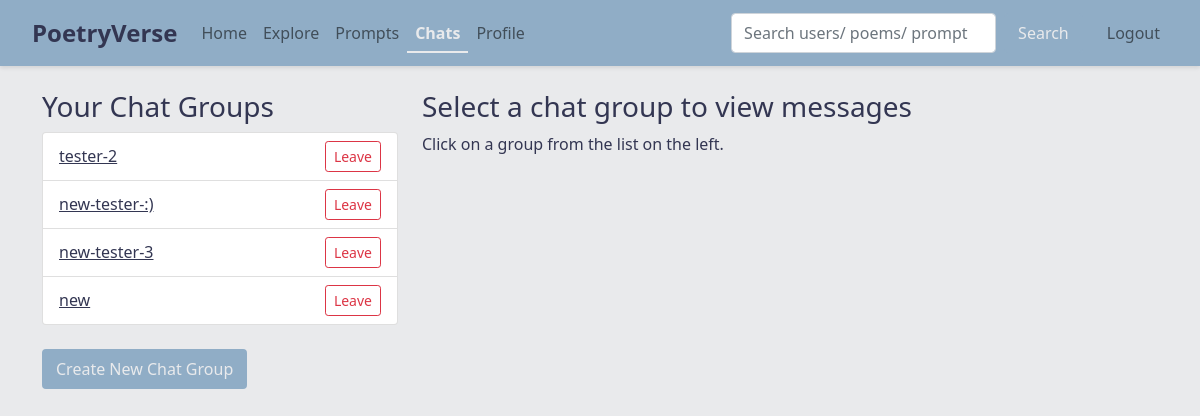
Page /chats (signed in) on the committed database.
### app.py (models this page shows)
class ChatGroup(db.Model):
    id = db.Column(db.Integer, primary_key=True)
    name = db.Column(db.String(100), nullable=False)
    created_at = db.Column(db.DateTime, default=datetime.utcnow)
    members = db.relationship('User', secondary=chat_group_members, backref=db.backref('chat_groups', lazy='dynamic'))
    messages = db.relationship('Message', backref='chat_group', lazy='dynamic')

### app.py (the view)
@app.route('/chats')
@login_required
def chats():
    groups = current_user.chat_groups.all()
    users = current_user.followers.all()
    available_users = [{'id': user.id, 'username': user.username} for user in users]
    return render_template('chats.html', groups=groups, available_users=available_users)

### app.py (called while the page is built)
@login_manager.user_loader
def load_user(user_id):
    return User.query.get(int(user_id))

### templates/chats.html (shortened to what this page needs)
{% extends "base.html" %}
{% block content %}
<div class="row">
  <div class="col-md-4">
    <h3>Your Chat Groups</h3>
    <ul class="list-group" id="chatGroupList">
      {% for group in groups %}
      <li class="list-group-item d-flex justify-content-between align-items-center chat-group-item"
          data-group-id="{{ group.id }}"
          data-group-name="{{ group.name }}"
          style="cursor: pointer;">
          <span class="group-name custom-group-name" onclick="window.loadChatGroup({{ group.id }}, '{{ group.name }}')">
            {{ group.name }}
          </span>
        <button class="btn btn-sm btn-outline-danger leave-group-btn"
                data-group-id="{{ group.id }}"
                data-group-name="{{ group.name }}">
          Leave
        </button>
      </li>
      {% else %}
      <li class="list-group-item">You have no chat groups.</li>
      {% endfor %}
    </ul>
    <br>
    <button type="button" class="btn btn-primary prf-add" data-bs-toggle="modal" data-bs-target="#createChatModal">
      Create New Chat Group
    </button>
  </div>
  <div class="col-md-8">
    <div id="chatArea">
      <h3>Select a chat group to view messages</h3>
      <p>Click on a group from the list on the left.</p>
    </div>
  </div>
</div>
{% endblock %}

### static/css/global.css (style rules this page uses)
body { background-color: #e9eaec; color: #333652; }
.prf-add { background-color: #90adc6; color: #e9eaec; border: 2px solid #90adc6; }
.custom-group-name { color: #333652; text-decoration: underline; }

### rows in the picture
ChatGroup: name "tester-2"
ChatGroup: name "new-tester-:)"
ChatGroup: name "new-tester-3"
ChatGroup: name "new"
